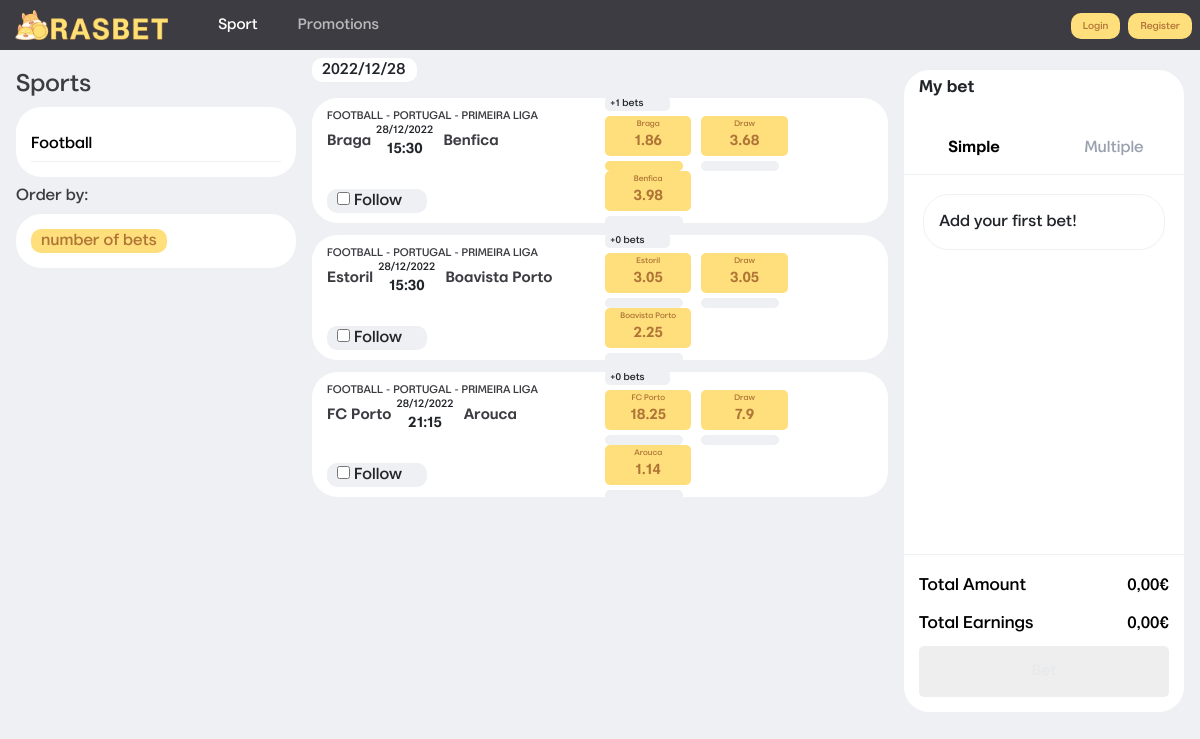
The page / on the database its author committed.
### game/models.py (models this page shows, shortened)
class Sport(models.Model):
    sport = models.CharField(primary_key=True,max_length=50,null=False)
    has_draw = models.BooleanField()
    is_team_sport = models.BooleanField()
    def __str__(self):
        return self.sport

class Country(models.Model):
    country = models.CharField(primary_key=True,max_length=50,null=False)
    def __str__(self):
        return self.country

class Competition(models.Model):
    competition = models.CharField(primary_key=True,max_length=50,null=False)
    country = models.ForeignKey(Country, on_delete=models.CASCADE)
    sport = models.ForeignKey(Sport, on_delete=models.CASCADE)
    def __str__(self):
        return self.competition

class Participant(models.Model):
    name = models.CharField(primary_key=True,max_length=50,null=False)
    is_team = models.BooleanField()
    def __str__(self):
        return self.name

class Game(models.Model):
    game_id = models.AutoField(primary_key=True)
    sport = models.ForeignKey(Sport, on_delete=models.CASCADE)
    country = models.ForeignKey(Country, on_delete=models.CASCADE)
    competition = models.ForeignKey(Competition, on_delete=models.CASCADE)
    state = models.ForeignKey(State, on_delete=models.CASCADE)
    home = models.ForeignKey(Participant, on_delete=models.CASCADE,related_name='home')
    away = models.ForeignKey(Participant, on_delete=models.CASCADE,related_name='away')
    home_score = models.IntegerField(default=0)
    away_score = models.IntegerField(default=0)
    datetime = models.DateTimeField()

class Odd(models.Model):
    game = models.ForeignKey(Game, on_delete=models.CASCADE)
    odd_type = models.ForeignKey(Odd_type, on_delete=models.CASCADE)
    odd = models.FloatField()
    happened = models.BooleanField(default=False)
    number_betters = models.IntegerField(default=0)

### main/views.py (the view)
# urls.py: 2. Add a URL to urlpatterns:  path('', views.home, name='home')
def home(request):
    cookie = request.COOKIES.get("session")
    ordered_by_nb = False
    games = Game.objects.all()
    games = detail_games(games,ordered_by_nb)
    games = OrderedDict(sorted(games.items()))
    sports_listing = sports_list()
    print(sports_listing)
    context = {
                    "logged" : False,
                    "games_info" : games,
                    "sports_info" : sports_listing,
                    "language" : 'en'
                }
    response = render(request, 'index.html',context)
    try:
        if cookie:
            session = Session.objects.get(session_id=cookie)
            user_id = session.user_in_session.userID
            fav_list = favorites_list(session.user_in_session)
            follows = follows_list(session.user_in_session)
            print("follows ->")
            print(follows)
            language = session.language
            context = {
                    "logged" : True,
                    "id" : session.user_in_session.userID,
                    "fname" : session.user_in_session.first_name,
                    "balance" : session.user_in_session.balance,
                    "games_info" : games,
                    "sports_info" : sports_listing,
                    "favorites_info" : fav_list,
                    "language" : language,
                    "follows" : follows,
            }
            html = change_url_language('index',language)
            response = render(request, html,context)
            if Specialist.is_specialist(user_id):
                on_hold = State.objects.get(state="on_hold")
                open = State.objects.get(state="open")
                games_onhold = Game.objects.filter(state=on_hold).values()
                games_open = Game.objects.filter(state=open).values()
                open_listing = []
                onhold_listing = []
                for g in games_open:
                    open_listing.append(game_details(g))
                for g in games_onhold:
                    onhold_listing.append(game_details(g))
                context = {
                    "logged" : True,
                    "specialist" : True,
                    "id" : session.user_in_session.userID,
                    "fname" : session.user_in_session.first_name,
                    "games_open" : open_listing,
                    "games_onhold" : onhold_listing,
                    "sports_info" : sports_listing,
                    "language" : session.language,
                }
                response = render(request, 'specialist.html',context)
    except Exception as e:
        print(e)
        if cookie:
            context = {
                    "logged" : False,
                    "games_info" : games,
                    "sports_info" : sports_listing,
                    "language" : 'en'
                }
            response = render(request, 'index.html',context)
            response.delete_cookie('session')
    return response

### main/templates/index.html (shortened to what this page needs)
{% load static %}
<!DOCTYPE html>
<html>
<head>
<link rel="stylesheet" href="https://maxcdn.bootstrapcdn.com/bootstrap/4.3.1/css/bootstrap.min.css"/>
<link rel="stylesheet" type="text/css" href="{% static 'fonts.css' %}"/>
<link rel="stylesheet" type="text/css" href="{% static 'header.css' %}"/>
<link rel="stylesheet" type="text/css" href="{% static 'display.css' %}"/>
<link rel="stylesheet" type="text/css" href="{% static 'games-list.css' %}"/>
<link rel="stylesheet" type="text/css" href="{% static 'boletim.css' %}"/>
<link rel="stylesheet" type="text/css" href="{% static 'scrollbar.css' %}"/>
<link rel="stylesheet" type="text/css" href="{% static 'filter.css' %}"/>
<link rel="stylesheet" type="text/css" href="{% static 'popup.css' %}"/>
</head>
<body>
  {% if logged %}
    <div class="header">
      <div class="header-left">
        <div class="tab"><a class="img" href="/" ><img src="{% static 'logo.png' %}" alt="Rasbet Logo"></a></div>
        <div class="tab"><a class="active" href="/">Sport</a></div>
        <div class="tab"><a href="/accounts/promotions">Promotions</a></div>
        <div class="tab"><a href="/accounts/profile">{{ fname }}</a></div>
        <div class="tab_balance">{{ balance | floatformat:2 }}€<a href="/accounts/deposit">+</a></div>
      </div>
      <div class="header-right">
        <div class="language">
          <select class="change_language" original-value="{{language}}" value="{{language}}" onchange="change_language(this)">
            <optgroup>
              <option selected disabled hidden  value="{{language}}">{{language|upper}}</option>
              <option value="en">EN</option>
              <option value="pt">PT</option>
            </optgroup>
          </select>
        </div>
        <div class="tab"><a href="/accounts/logout">Logout</a></div>
      </div>
    </div>
  {% else %}
  <div class="header">
    <div class="header-left">
      <div class="tab"><a class="img" href="/" ><img src="{% static 'logo.png' %}" alt="Rasbet Logo"></a></div>
      <div class="tab"><a class="active" href="/">Sport</a></div>
      <div class="tab"><a href="/accounts/promotions">Promotions</a></div>
    </div>
    <div class="header-right">
      <div class="tab"><a href="/accounts/login">Login</a></div>
      <div class="tab"><a href="/accounts/signup">Register</a></div>
    </div>
  </div>
  {% endif %}
  <div class="display">
    <div class="display-left">
      <div class="filterWrapper">
        <div class="filters">
          <form method='get' action="/game/filter">
            <h4>Sports</h4>
            <div class="sports_filters">
              {% for s, countrys in sports_info.items %}
              <div class="filter_tab">
              <p>
                  <a class="" data-toggle="collapse"
                          href="#{{s}}" role="button"
                          aria-expanded="false" aria-controls="{{s}}">
                      {{s}}
                  </a>
              </p>
              </div>
              {% endfor %}
            </div>
            </form>
            <h6>Order by:</h6>
            <div class="orders">
              <form method='get' action="/game/filter">
                <div>
                  {% if get.order == "true" %}<button class="checked" name="order_by_nb" type="submit" value="false">number of bets</button>
                  {%else%}<button name="order_by_nb" type="submit" value="true">number of bets{%endif%}
                </div>
              </form>
            </div>
        </div>
      </div>
    </div>
    <div class="display-center">
      {% for date, games in games_info.items%}
      <div class="dateCE">
        <p>{{date}}</p>
      </div>
      {% for g in games%}
      <div class="card-event">
        <div class="event">
          <div class="event_path">
            <p><span>{{g.game.sport}} - {{g.game.country}} - {{g.game.competition}}<span></p>
          </div>
          <div class="event_info">
            <div class="home">
              <p><b>{{g.game.home}}</b></p>
            </div>
            <div class="event_date">
              <div class="datetime">
                <div class="date">
                  {{g.game.datetime|date:"d/m/Y"}}
                </div>
                <div class="hour">
                  {{g.game.datetime|date:"H:i"}}
                </div>
              </div>
            </div>
            <div class="away">
              <p><b>{{g.game.away}}</b></p>
            </div>
            <div class="follow">
              <input type="checkbox" {%if g.game.game_id in follows %} checked {%endif%} class="" name="{{g.game.game_id}}" onclick='update_follow(this);'> Follow</input>
            </div>
          </div>
        </div>
        <div class="market_odds">
          <div class="odds">
            <div class="number_bets"><p>+{{g.nb}} bets</p></div>
            <div class="odd">
              <button id="{{g.game.game_id}};home" data-checked="false" data-home="{{g.game.home}}" data-away="{{g.game.away}}" data-bet="{{g.game.home}}" data-odd="{{g.home_odd}}" onclick="button_handler(this);" >{{g.game.home}}<br><span>{{g.home_odd}}</span></button>
              <div class="nb_bar">
                <div class="nb_bar_percentage" style="width:{{g.home_nb}}%"></div>
              </div>
            </div>
            <div class="odd">
              <button id="{{g.game.game_id}};draw" data-checked="false" data-home="{{g.game.home}}" data-away="{{g.game.away}}" data-bet="Draw" data-odd="{{g.draw_odd}}" onclick="button_handler(this);" >Draw<br><span>{{g.draw_odd}}</span></button>
              <div class="nb_bar">
              </div>
            </div>
            <div class="odd">
              <button id="{{g.game.game_id}};away" data-checked="false" data-home="{{g.game.home}}" data-away="{{g.game.away}}" data-bet="{{g.game.away}}" data-odd="{{g.away_odd}}" onclick="button_handler(this);">{{g.game.away}}<br><span>{{g.away_odd}}</span></button>
              <div class="nb_bar">
              </div>
            </div>
          </div>
        </div>
      </div>
      {% endfor %}
      {% endfor %}
    </div>
    <div class="display-right">
      <div class="boletimWrapper">
          <div class="boletim">
            <div class="boletimHeader">
              <div class="title">
                <p>My bet</p>
              </div>
              <div class="tabs">
                <div class="tab">
                  <button id="simplebtt" class="checked" onclick="slip_handler('simple')">Simple</button>
                </div>
                <div class="tab">
                  <button id="multibtt" class="unchecked" onclick="slip_handler('multiple',)">Multiple</button>
                </div>
              </div>
            </div>
            <div id="slipbody" class="boletimContent slip"><div class="betbox-msg" id="slipbodyMsg">Add your first bet!</div></div>
            <div class="boletimFooter">
              <div class="boletimRow">
                <div id="rowCimaNome" class="boletimRowItem start"><span>Total Amount</span></div>
                <div id="rowCimaValor" class="boletimRowItem end"><span>0,00€</span></div>
              </div>
              <div class="boletimRow">
                <div id="rowBaixoNome" class="boletimRowItem start"><span>Total Earnings</span></div>
                <div id="valorGanhos" class="boletimRowItem end"><span>0,00€<span></div>
              </div>
              <div class="boletimRowItem">
                <div>
                  <input class="buttonApostar" type="submit" value="Bet" onclick="post_slip()" disabled> </input>
                </div>
              </div>
            </div>
          </div>
      </div>
    </div>
  </div>
 </body>
 </html>

### rows shown on the page
Sport: sports_info "Football", game.sport "FOOTBALL" "FOOTBALL" "FOOTBALL"
Country: game.country "PORTUGAL" "PORTUGAL" "PORTUGAL"
Competition: game.competition "PRIMEIRA LIGA" "PRIMEIRA LIGA" "PRIMEIRA LIGA"
Participant: game.home "Braga", game.home "Braga"
Game: game.datetime "28/12/2022", game.datetime "15:30"
Participant: game.away "Benfica", game.away "Benfica"
Odd: home_odd "1.86"
Odd: draw_odd "3.68"
Odd: away_odd "3.98"
Participant: game.home "Estoril", game.home "Estoril"
Game: game.datetime "28/12/2022", game.datetime "15:30"
Participant: game.away "Boavista Porto", game.away "Boavista Porto"
Odd: home_odd "3.05"
Odd: draw_odd "3.05"
Odd: away_odd "2.25"
Participant: game.home "FC Porto", game.home "FC Porto"
Game: game.datetime "28/12/2022", game.datetime "21:15"
Participant: game.away "Arouca", game.away "Arouca"
Odd: home_odd "18.25"
Odd: draw_odd "7.9"
Odd: away_odd "1.14"

### other values the page prints
{{ date }} "2022/12/28"
{{ g.nb }} "1" "0" "0"
